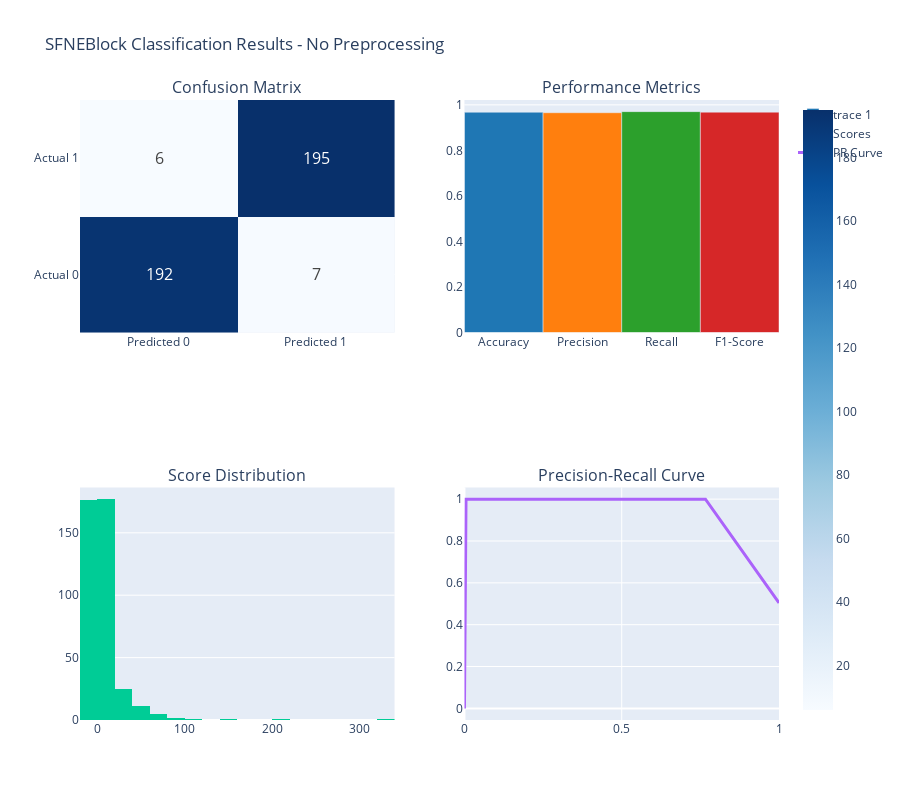
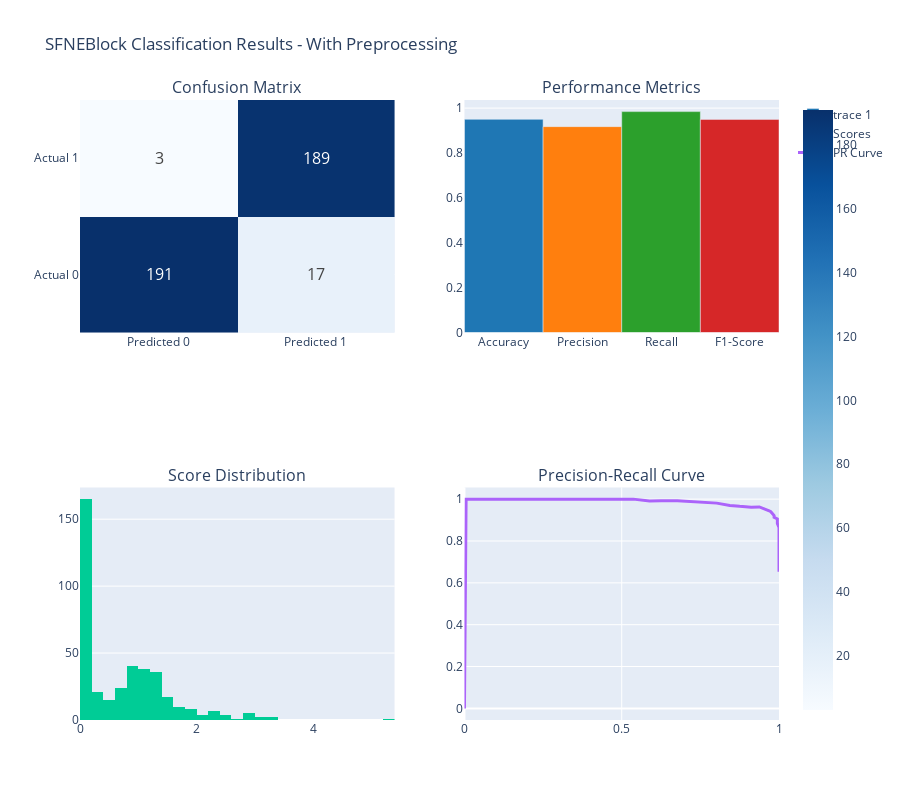

The notebook cell saved with these charts, in order:
### Code cell
# Make predictions and create comprehensive plots
print("🔍 Making predictions and creating comprehensive visualizations...")

# Predictions without preprocessing
y_pred_proba_no_prep = model.predict(X_test)
y_pred_no_prep = (y_pred_proba_no_prep > 0.5).astype(int).flatten()

# Predictions with preprocessing
y_pred_proba_with_prep = model_with_preprocessing.predict(X_test_dict)
y_pred_with_prep = (y_pred_proba_with_prep > 0.5).astype(int).flatten()

# Create comprehensive classification plots
fig_no_prep = KerasFactoryPlotter.create_comprehensive_plot(
    'classification',
    y_true=y_test,
    y_pred=y_pred_no_prep,
    y_scores=y_pred_proba_no_prep.flatten(),
    title="SFNEBlock Classification Results - No Preprocessing"
)
fig_no_prep.show()

fig_with_prep = KerasFactoryPlotter.create_comprehensive_plot(
    'classification',
    y_true=y_test_prep,
    y_pred=y_pred_with_prep,
    y_scores=y_pred_proba_with_prep.flatten(),
    title="SFNEBlock Classification Results - With Preprocessing"
)
fig_with_prep.show()

print("✅ Comprehensive visualizations created successfully!")

### Figure 1 — Plotly figure (JSON) as saved in the notebook; plotly's stock layout.template omitted (floating-point values rounded to 4 significant figures; data arrays with more than 128 entries replaced by an {"elided": "..."} marker saying what was removed)
{"data": [{"colorscale": [[0, "rgb(247,251,255)"], [0.125, "rgb(222,235,247)"], [0.25, "rgb(198,219,239)"], [0.375, "rgb(158,202,225)"], [0.5, "rgb(107,174,214)"], [0.625, "rgb(66,146,198)"], [0.75, "rgb(33,113,181)"], [0.875, "rgb(8,81,156)"], [1, "rgb(8,48,107)"]], "text": [[192, 7], [6, 195]], "textfont": {"size": 16}, "texttemplate": "%{text}", "type": "heatmap", "x": ["Predicted 0", "Predicted 1"], "xaxis": "x", "y": ["Actual 0", "Actual 1"], "yaxis": "y", "z": [[192, 7], [6, 195]]}, {"marker": {"color": ["#1f77b4", "#ff7f0e", "#2ca02c", "#d62728"]}, "type": "bar", "x": ["Accuracy", "Precision", "Recall", "F1-Score"], "xaxis": "x2", "y": [0.9675, 0.9653, 0.9701, 0.9677], "yaxis": "y2"}, {"name": "Scores", "nbinsx": 30, "type": "histogram", "x": {"elided": "400 float values"}, "xaxis": "x3", "yaxis": "y3"}, {"line": {"width": 3}, "mode": "lines", "name": "PR Curve", "type": "scatter", "x": [1, 0.7662, 0.6169, 0.5025, 0.393, 0.3134, 0.2338, 0.2189, 0.209, 0.1741, 0.1343, 0.1244, 0.1095, 0.1045, 0.09453, 0.08955, 0.0796, 0.06965, 0.0597, 0.05473, 0.05473, 0.04478, 0.0398, 0.0398, 0.02985, 0.02488, 0.0199, 0.0199, 0.0199, 0.0199, 0.0199, 0.0199, 0.01493, 0.01493, 0.01493, 0.01493, 0.01493, 0.01493, 0.01493, 0.01493, 0.01493, 0.01493, 0.01493, 0.01493, 0.01493, 0.01493, 0.01493, 0.01493, 0.00995, 0.00995, 0.00995, 0.00995, 0.00995, 0.00995, 0.00995, 0.00995, 0.00995, 0.00995, 0.00995, 0.00995, 0.00995, 0.00995, 0.00995, 0.00995, 0.004975, 0.004975, 0.004975, 0.004975, 0.004975, 0.004975, 0.004975, 0.004975, 0.004975, 0.004975, 0.004975, 0.004975, 0.004975, 0.004975, 0.004975, 0.004975, 0.004975, 0.004975, 0.004975, 0.004975, 0.004975, 0.004975, 0.004975, 0.004975, 0.004975, 0.004975, 0.004975, 0.004975, 0.004975, 0.004975, 0.004975, 0.004975, 0.004975, 0.004975, 0.004975, 0], "xaxis": "x4", "y": [0.5038, 1, 1, 1, 1, 1, 1, 1, 1, 1, 1, 1, 1, 1, 1, 1, 1, 1, 1, 1, 1, 1, 1, 1, 1, 1, 1, 1, 1, 1, 1, 1, 1, 1, 1, 1, 1, 1, 1, 1, 1, 1, 1, 1, 1, 1, 1, 1, 1, 1, 1, 1, 1, 1, 1, 1, 1, 1, 1, 1, 1, 1, 1, 1, 1, 1, 1, 1, 1, 1, 1, 1, 1, 1, 1, 1, 1, 1, 1, 1, 1, 1, 1, 1, 1, 1, 1, 1, 1, 1, 1, 1, 1, 1, 1, 1, 1, 1, 1, 0], "yaxis": "y4"}], "layout": {"annotations": [{"font": {"size": 16}, "showarrow": false, "text": "Confusion Matrix", "x": 0.225, "xanchor": "center", "xref": "paper", "y": 1, "yanchor": "bottom", "yref": "paper"}, {"font": {"size": 16}, "showarrow": false, "text": "Performance Metrics", "x": 0.775, "xanchor": "center", "xref": "paper", "y": 1, "yanchor": "bottom", "yref": "paper"}, {"font": {"size": 16}, "showarrow": false, "text": "Score Distribution", "x": 0.225, "xanchor": "center", "xref": "paper", "y": 0.375, "yanchor": "bottom", "yref": "paper"}, {"font": {"size": 16}, "showarrow": false, "text": "Precision-Recall Curve", "x": 0.775, "xanchor": "center", "xref": "paper", "y": 0.375, "yanchor": "bottom", "yref": "paper"}], "height": 800, "showlegend": true, "title": {"text": "SFNEBlock Classification Results - No Preprocessing"}, "xaxis": {"anchor": "y", "domain": [0, 0.45]}, "xaxis2": {"anchor": "y2", "domain": [0.55, 1]}, "xaxis3": {"anchor": "y3", "domain": [0, 0.45]}, "xaxis4": {"anchor": "y4", "domain": [0.55, 1]}, "yaxis": {"anchor": "x", "domain": [0.625, 1]}, "yaxis2": {"anchor": "x2", "domain": [0.625, 1]}, "yaxis3": {"anchor": "x3", "domain": [0, 0.375]}, "yaxis4": {"anchor": "x4", "domain": [0, 0.375]}}}

### Figure 2 — Plotly figure (JSON) as saved in the notebook; plotly's stock layout.template omitted (floating-point values rounded to 4 significant figures; data arrays with more than 128 entries replaced by an {"elided": "..."} marker saying what was removed)
{"data": [{"colorscale": [[0, "rgb(247,251,255)"], [0.125, "rgb(222,235,247)"], [0.25, "rgb(198,219,239)"], [0.375, "rgb(158,202,225)"], [0.5, "rgb(107,174,214)"], [0.625, "rgb(66,146,198)"], [0.75, "rgb(33,113,181)"], [0.875, "rgb(8,81,156)"], [1, "rgb(8,48,107)"]], "text": [[191, 17], [3, 189]], "textfont": {"size": 16}, "texttemplate": "%{text}", "type": "heatmap", "x": ["Predicted 0", "Predicted 1"], "xaxis": "x", "y": ["Actual 0", "Actual 1"], "yaxis": "y", "z": [[191, 17], [3, 189]]}, {"marker": {"color": ["#1f77b4", "#ff7f0e", "#2ca02c", "#d62728"]}, "type": "bar", "x": ["Accuracy", "Precision", "Recall", "F1-Score"], "xaxis": "x2", "y": [0.95, 0.9175, 0.9844, 0.9497], "yaxis": "y2"}, {"name": "Scores", "nbinsx": 30, "type": "histogram", "x": {"elided": "400 float values"}, "xaxis": "x3", "yaxis": "y3"}, {"line": {"width": 3}, "mode": "lines", "name": "PR Curve", "type": "scatter", "x": [1, 1, 1, 1, 1, 1, 1, 0.9948, 0.9948, 0.9844, 0.9844, 0.974, 0.9688, 0.9375, 0.9115, 0.875, 0.8438, 0.8021, 0.7448, 0.6771, 0.625, 0.5885, 0.5365, 0.4479, 0.401, 0.3698, 0.3281, 0.2917, 0.2604, 0.2344, 0.2292, 0.2083, 0.2031, 0.1927, 0.1771, 0.1615, 0.1406, 0.1354, 0.1354, 0.1302, 0.125, 0.1198, 0.1094, 0.09896, 0.09375, 0.07812, 0.07292, 0.07292, 0.06771, 0.05729, 0.05729, 0.05208, 0.05208, 0.04688, 0.03125, 0.03125, 0.02604, 0.01562, 0.01562, 0.01562, 0.01562, 0.01562, 0.01042, 0.005208, 0.005208, 0.005208, 0.005208, 0.005208, 0.005208, 0.005208, 0.005208, 0.005208, 0.005208, 0.005208, 0.005208, 0.005208, 0.005208, 0.005208, 0.005208, 0.005208, 0.005208, 0.005208, 0.005208, 0.005208, 0.005208, 0.005208, 0.005208, 0.005208, 0.005208, 0.005208, 0.005208, 0.005208, 0.005208, 0.005208, 0.005208, 0.005208, 0.005208, 0.005208, 0.005208, 0], "xaxis": "x4", "y": [0.6531, 0.7385, 0.7619, 0.8, 0.824, 0.8458, 0.8649, 0.8843, 0.9052, 0.913, 0.922, 0.9397, 0.9442, 0.9626, 0.9615, 0.9655, 0.9701, 0.9809, 0.9862, 0.9924, 0.9917, 0.9912, 1, 1, 1, 1, 1, 1, 1, 1, 1, 1, 1, 1, 1, 1, 1, 1, 1, 1, 1, 1, 1, 1, 1, 1, 1, 1, 1, 1, 1, 1, 1, 1, 1, 1, 1, 1, 1, 1, 1, 1, 1, 1, 1, 1, 1, 1, 1, 1, 1, 1, 1, 1, 1, 1, 1, 1, 1, 1, 1, 1, 1, 1, 1, 1, 1, 1, 1, 1, 1, 1, 1, 1, 1, 1, 1, 1, 1, 0], "yaxis": "y4"}], "layout": {"annotations": [{"font": {"size": 16}, "showarrow": false, "text": "Confusion Matrix", "x": 0.225, "xanchor": "center", "xref": "paper", "y": 1, "yanchor": "bottom", "yref": "paper"}, {"font": {"size": 16}, "showarrow": false, "text": "Performance Metrics", "x": 0.775, "xanchor": "center", "xref": "paper", "y": 1, "yanchor": "bottom", "yref": "paper"}, {"font": {"size": 16}, "showarrow": false, "text": "Score Distribution", "x": 0.225, "xanchor": "center", "xref": "paper", "y": 0.375, "yanchor": "bottom", "yref": "paper"}, {"font": {"size": 16}, "showarrow": false, "text": "Precision-Recall Curve", "x": 0.775, "xanchor": "center", "xref": "paper", "y": 0.375, "yanchor": "bottom", "yref": "paper"}], "height": 800, "showlegend": true, "title": {"text": "SFNEBlock Classification Results - With Preprocessing"}, "xaxis": {"anchor": "y", "domain": [0, 0.45]}, "xaxis2": {"anchor": "y2", "domain": [0.55, 1]}, "xaxis3": {"anchor": "y3", "domain": [0, 0.45]}, "xaxis4": {"anchor": "y4", "domain": [0.55, 1]}, "yaxis": {"anchor": "x", "domain": [0.625, 1]}, "yaxis2": {"anchor": "x2", "domain": [0.625, 1]}, "yaxis3": {"anchor": "x3", "domain": [0, 0.375]}, "yaxis4": {"anchor": "x4", "domain": [0, 0.375]}}}
